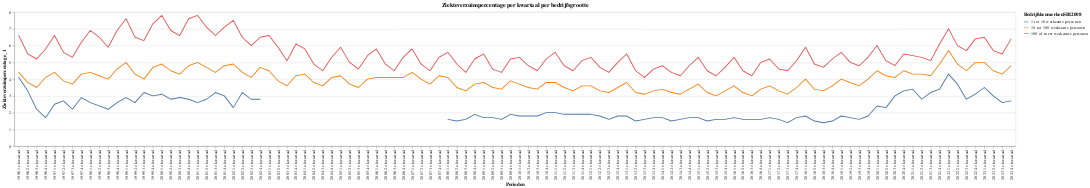

Here is the notebook cell this chart was saved with:
### Code cell
alt.Chart(data=data_werkzamepersonen_kwartalen).mark_trail().encode(
    x='Perioden', 
    y='Ziekteverzuimpercentage_1', 
    color='BedrijfskenmerkenSBI2008', 
    tooltip=['Perioden', 'Ziekteverzuimpercentage_1', 'BedrijfskenmerkenSBI2008']
    ).properties(title='Ziekteverzuimpercentage per kwartaal per bedrijfsgrootte')

### Figure 1 — Vega-Lite specification as saved in the notebook (floating-point values rounded to 4 significant figures; data arrays with more than 128 entries replaced by an {"elided": "..."} marker saying what was removed)
{"config": {"view": {"continuousWidth": 300, "continuousHeight": 300}}, "data": {"name": "data-dd298d08381b1fc66828bc7df9848f6f"}, "mark": {"type": "trail"}, "encoding": {"color": {"field": "BedrijfskenmerkenSBI2008", "type": "nominal"}, "tooltip": [{"field": "Perioden", "type": "nominal"}, {"field": "Ziekteverzuimpercentage_1", "type": "quantitative"}, {"field": "BedrijfskenmerkenSBI2008", "type": "nominal"}], "x": {"field": "Perioden", "type": "nominal"}, "y": {"field": "Ziekteverzuimpercentage_1", "type": "quantitative"}}, "title": "Ziekteverzuimpercentage per kwartaal per bedrijfsgrootte", "$schema": "https://vega.github.io/schema/vega-lite/v5.17.0.json", "datasets": {"data-dd298d08381b1fc66828bc7df9848f6f": {"elided": "336 records"}}}
